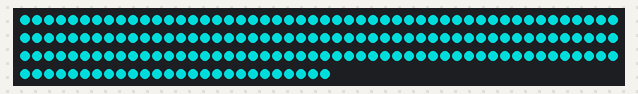
This sketch was run on a simulated Arduino Uno, built with avr-gcc and run on an emulated ATmega328P. Parts: 176 RGB LEDs in strip order, left to right, continuing on the next row. Dim RGB values are drawn brighter than linear; random numbers use the default seed unless the sketch sets one.

Above: at 7.32 s.
At 18.01 s:
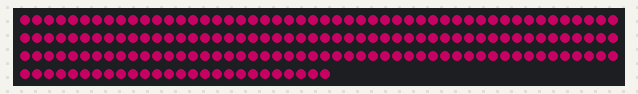
At 23.52 s:
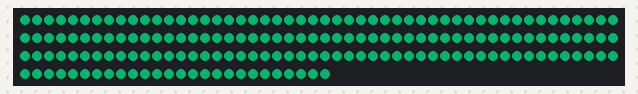
At 33.72 s:
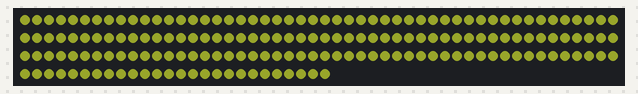
At 39.53 s:
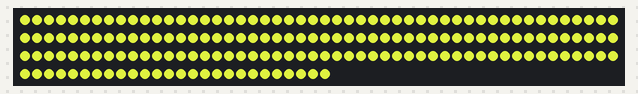

The sketch:

testFade_neopixel.ino
```cpp
#include <Adafruit_NeoPixel.h> //imports NeoPixel library
#define PIN 4  //pin number
#define LED_COUNT 176 //number of LEDs in strip 48

//(Number of pixels attached to Arduino, pin connected to NeoPixels, third parameter may need changed on older NeoPixel strips)
Adafruit_NeoPixel pixels = Adafruit_NeoPixel(LED_COUNT, PIN, NEO_GRB + NEO_KHZ800);

void setup() {
  pixels.begin();//Initalise NeoPixel library
  pixels.show(); // Initialise all pixels to 'off'
}


// *** CHANGE COLOURS IN VOID LOOP ***
void loop() {
  int randNumber = random(5, 30); //randomises delay

  //Fade takes RGB values, from (0,0,0) up to (255,255,255)
  Fade(0, 150, 150, randNumber); //red, green, blue
  Fade(100, 0, 50, randNumber);
  delay(20);
  Fade(0, 255, 150, randNumber);
  Fade(197, 213, 57, randNumber);
}


//*** DO NOT CHANGE CODE BELOW***
//Increase colour values by +1
void Fade(byte red, byte green, byte blue, int randNumber){
  float r, g, b;

  for(int k = 0; k < 256; k=k+1) {
    r = (k/256.0)*red;
    g = (k/256.0)*green;
    b = (k/256.0)*blue;
    setAll(r,g,b);
    pixels.show();
    delay(randNumber); //randomise duration of fade
  }

//Decrease colour values by -2
  for(int k = 255; k >= 0; k=k-2) {
    r = (k/256.0)*red;
    g = (k/256.0)*green;
    b = (k/256.0)*blue;
    setAll(r,g,b);
    pixels.show();
    delay(randNumber); //randomise duration of fade
  }

}


//Sets all NewPixels to on
void setAll(byte red, byte green, byte blue) {
  //First NeoPixel is 0, second is 1, and so on)
  for(int i = 0; i < LED_COUNT; i++ ) {
    pixels.setPixelColor (i, pixels.Color(red, green, blue));
    //pixels.show(); //place show outside of for loop to set as group
    //delay(10); //remove delay to set as group
  }
   pixels.show();
}
```
